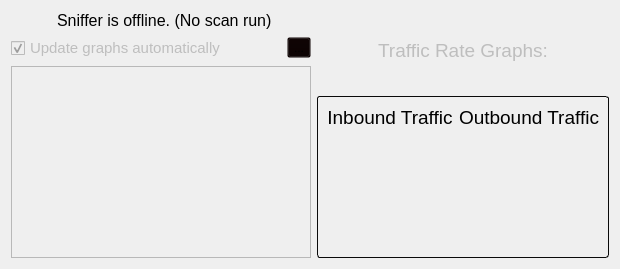
      <widget class="QWidget" name="traffic_sniffer_screen">
       <layout class="QGridLayout" name="gridLayout_6">
        <item row="0" column="0">
         <layout class="QVBoxLayout" name="verticalLayout_9">
          <property name="spacing">
           <number>6</number>
          </property>
          <item>
           <layout class="QHBoxLayout" name="horizontalLayout_15">
            <property name="spacing">
             <number>6</number>
            </property>
            <item>
             <widget class="QLabel" name="sniffer_status_image_label">
              <property name="maximumSize">
               <size>
                <width>40</width>
                <height>40</height>
               </size>
              </property>
              <property name="text">
               <string/>
              </property>
              <property name="pixmap">
               <pixmap>../../icons/closed_eye.png</pixmap>
              </property>
              <property name="scaledContents">
               <bool>true</bool>
              </property>
             </widget>
            </item>
            <item>
             <widget class="QLabel" name="sniffer_status_label">
              <property name="sizePolicy">
               <sizepolicy hsizetype="Minimum" vsizetype="Preferred">
                <horstretch>0</horstretch>
                <verstretch>0</verstretch>
               </sizepolicy>
              </property>
              <property name="font">
               <font>
                <pointsize>12</pointsize>
               </font>
              </property>
              <property name="text">
               <string>Sniffer is offline. (No scan run)</string>
              </property>
             </widget>
            </item>
           </layout>
          </item>
          <item>
           <layout class="QHBoxLayout" name="horizontalLayout_16">
            <property name="bottomMargin">
             <number>0</number>
            </property>
            <item>
             <widget class="QCheckBox" name="update_traffic_graphs_auto_cb">
              <property name="enabled">
               <bool>false</bool>
              </property>
              <property name="sizePolicy">
               <sizepolicy hsizetype="Minimum" vsizetype="Fixed">
                <horstretch>0</horstretch>
                <verstretch>0</verstretch>
               </sizepolicy>
              </property>
              <property name="font">
               <font>
                <pointsize>11</pointsize>
               </font>
              </property>
              <property name="text">
               <string>Update graphs automatically</string>
              </property>
              <property name="checked">
               <bool>true</bool>
              </property>
             </widget>
            </item>
            <item>
             <widget class="QToolButton" name="update_traffic_graphs_auto_help_tb">
              <property name="enabled">
               <bool>true</bool>
              </property>
              <property name="sizePolicy">
               <sizepolicy hsizetype="Fixed" vsizetype="Fixed">
                <horstretch>0</horstretch>
                <verstretch>0</verstretch>
               </sizepolicy>
              </property>
              <property name="styleSheet">
               <string notr="true">background-color: rgba(10, 0, 0, 0);</string>
              </property>
              <property name="text">
               <string>...</string>
              </property>
              <property name="icon">
               <iconset>
                <normaloff>../../icons/help_icon.png</normaloff>../../icons/help_icon.png</iconset>
              </property>
              <property name="iconSize">
               <size>
                <width>24</width>
                <height>24</height>
               </size>
              </property>
             </widget>
            </item>
           </layout>
          </item>
          <item>
           <widget class="QListWidget" name="sniffer_hosts_list_widget">
            <property name="enabled">
             <bool>false</bool>
            </property>
            <property name="sizePolicy">
             <sizepolicy hsizetype="Minimum" vsizetype="Expanding">
              <horstretch>0</horstretch>
              <verstretch>0</verstretch>
             </sizepolicy>
            </property>
            <property name="minimumSize">
             <size>
              <width>300</width>
              <height>0</height>
             </size>
            </property>
            <property name="font">
             <font>
              <pointsize>12</pointsize>
             </font>
            </property>
            <property name="iconSize">
             <size>
              <width>24</width>
              <height>24</height>
             </size>
            </property>
           </widget>
          </item>
         </layout>
        </item>
        <item row="0" column="1">
         <layout class="QVBoxLayout" name="verticalLayout_10">
          <item>
           <spacer name="verticalSpacer_14">
            <property name="orientation">
             <enum>Qt::Vertical</enum>
            </property>
            <property name="sizeType">
             <enum>QSizePolicy::Maximum</enum>
            </property>
            <property name="sizeHint" stdset="0">
             <size>
              <width>20</width>
              <height>3</height>
             </size>
            </property>
           </spacer>
          </item>
          <item>
           <widget class="QLabel" name="traffic_rate_graphs_title_label">
            <property name="enabled">
             <bool>false</bool>
            </property>
            <property name="sizePolicy">
             <sizepolicy hsizetype="Preferred" vsizetype="Expanding">
              <horstretch>0</horstretch>
              <verstretch>0</verstretch>
             </sizepolicy>
            </property>
            <property name="maximumSize">
             <size>
              <width>16777215</width>
              <height>73</height>
             </size>
            </property>
            <property name="font">
             <font>
              <pointsize>14</pointsize>
             </font>
            </property>
            <property name="text">
             <string>Traffic Rate Graphs:</string>
            </property>
            <property name="alignment">
             <set>Qt::AlignCenter</set>
            </property>
           </widget>
          </item>
          <item>
           <spacer name="verticalSpacer_13">
            <property name="orientation">
             <enum>Qt::Vertical</enum>
            </property>
            <property name="sizeType">
             <enum>QSizePolicy::Maximum</enum>
            </property>
            <property name="sizeHint" stdset="0">
             <size>
              <width>20</width>
              <height>3</height>
             </size>
            </property>
           </spacer>
          </item>
          <item>
           <widget class="QFrame" name="traffic_graphs_frame">
            <property name="enabled">
             <bool>true</bool>
            </property>
            <property name="sizePolicy">
             <sizepolicy hsizetype="Expanding" vsizetype="Preferred">
              <horstretch>0</horstretch>
              <verstretch>0</verstretch>
             </sizepolicy>
            </property>
            <property name="styleSheet">
             <string notr="true">QFrame#traffic_graphs_frame {
	border-width: 1;
	border-radius: 3;
	border-style: solid;
	border-color: rgb(10, 10, 10)
}</string>
            </property>
            <property name="frameShape">
             <enum>QFrame::StyledPanel</enum>
            </property>
            <property name="frameShadow">
             <enum>QFrame::Raised</enum>
            </property>
            <layout class="QGridLayout" name="gridLayout_10">
             <item row="1" column="0">
              <widget class="TrafficRateGraph" name="inbound_traffic_graph" native="true">
               <property name="styleSheet">
                <string notr="true"/>
               </property>
              </widget>
             </item>
             <item row="1" column="1">
              <widget class="TrafficRateGraph" name="outbound_traffic_graph" native="true">
               <property name="styleSheet">
                <string notr="true"/>
               </property>
              </widget>
             </item>
             <item row="0" column="0">
              <widget class="QLabel" name="inbound_traffic_title_label">
               <property name="sizePolicy">
                <sizepolicy hsizetype="Preferred" vsizetype="Maximum">
                 <horstretch>0</horstretch>
                 <verstretch>0</verstretch>
                </sizepolicy>
               </property>
               <property name="font">
                <font>
                 <family>Segoe UI</family>
                 <pointsize>14</pointsize>
                </font>
               </property>
               <property name="styleSheet">
                <string notr="true">border: none;</string>
               </property>
               <property name="text">
                <string>Inbound Traffic</string>
               </property>
               <property name="alignment">
                <set>Qt::AlignCenter</set>
               </property>
              </widget>
             </item>
             <item row="0" column="1">
              <widget class="QLabel" name="outbound_traffic_title_label">
               <property name="sizePolicy">
                <sizepolicy hsizetype="Preferred" vsizetype="Maximum">
                 <horstretch>0</horstretch>
                 <verstretch>0</verstretch>
                </sizepolicy>
               </property>
               <property name="font">
                <font>
                 <family>Segoe UI</family>
                 <pointsize>14</pointsize>
                </font>
               </property>
               <property name="styleSheet">
                <string notr="true">border: none;</string>
               </property>
               <property name="text">
                <string>Outbound Traffic</string>
               </property>
               <property name="alignment">
                <set>Qt::AlignCenter</set>
               </property>
              </widget>
             </item>
            </layout>
           </widget>
          </item>
         </layout>
        </item>
       </layout>
      </widget>
